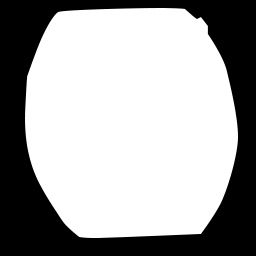
#> input picture eye_mask.png, 256 x 256 px
$ python main3.py ..
#> lines starting #> are read from the running program, lines starting #| are printed output that depends on the picture; after the words box and inside, x2 and y2 are one past the last pixel; in counts of white or black regions, pixels touching at a corner belong together
#> in main, orig_img is the input picture: shape (256, 256, 3); min 0, max 255, mean 163.8
#> in main, `ycrcb_img = cv2.cvtColor(orig_img, cv2.COLOR_BGR2YCrCb)`: ycrcb_img: shape (256, 256, 3); mean of channels 0, 1, 2 163.8, 128, 128
#> in plot_histogram, `histr = cv2.calcHist([img],[0],None,[256],[0,256])`: histr = 256 values, max 41659 at index 255, min 0 at index 45, mean 256
#> in plot_histogram, `plt.show()`:
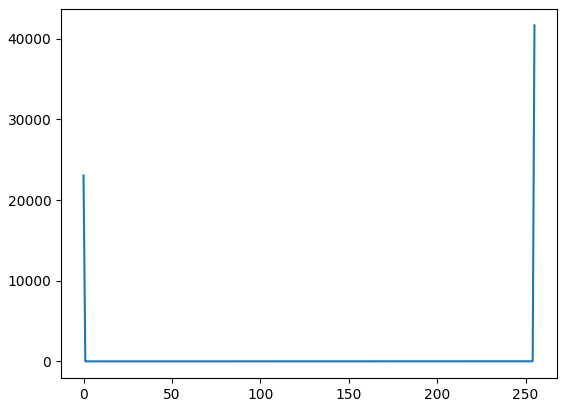
#> figure drawn by matplotlib, 1 panel; curve peaks at x = 255, y = 41659
'''
Your program must contain an argument parser in the main script that allows a directory containing images to be specified. I should be able to run your program in the following way:
python main.py image-processing-files/test_images/
from which it will cycle through the images in the specified directory, perform all the processing and save the images without
 changing the filenames in a directory called “results”.

The contents of this directory will also be a part of your submission.
'''

import argparse
import os
import cv2
import numpy as np
from matplotlib import pyplot as plt
from skimage.restoration import inpaint
import math


def add_in_painting(img):
    mask = cv2.imread("inpaint_mask.jpg", cv2.IMREAD_GRAYSCALE)
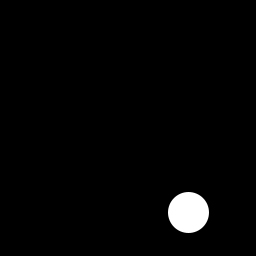
#> input picture inpaint_mask.jpg, 256 x 256 px, found by its file name
#> mask is the input picture: shape (256, 256); min 0, max 255, mean 5.1

    img = img.astype(np.uint8)
    mask = mask.astype(np.uint8)

    img_result = inpaint.inpaint_biharmonic(img, mask, channel_axis=-1)
    # scale the image to 0-255
    img_result = (img_result * 255).astype(np.uint8)
    # convert img_result to uint8

    img = cv2.inpaint(img,mask,3,cv2.INPAINT_NS)

    return img

def main():
    print("hello world")
    # Parse arguments
    parser = argparse.ArgumentParser()
    parser.add_argument("path", help="Path to the directory containing the images to be processed")
    args = parser.parse_args()

    # Get list of files in the directory
    files = os.listdir(args.path)
    if ".DS_Store" in files:
        files.remove(".DS_Store")


    # Create a directory to store the results
    # if it exists, overwrite it
    if os.path.exists("Results"):
        # recursively remove the directory called results
        for file in os.listdir("Results"):
            os.remove("Results/" + file)
        os.rmdir("Results")

    os.makedirs("Results")

    # Process each image
    for file in files:
        # Read image
        print("Processing image: ", file)
        try:
            # if the file ends in .png, .jpg, or .jpeg, then process it
            if file.endswith(".png") or file.endswith(".jpg") or file.endswith(".jpeg"):
                orig_img = cv2.imread(args.path + "/" + file)
                ycrcb_img = cv2.cvtColor(orig_img, cv2.COLOR_BGR2YCrCb)
                plot_histogram(ycrcb_img)
                img = add_in_painting(orig_img)
                show_image(img, "inpainting")
                # look at the brightness distribution and see if it is skewed
                # if it is skewed, then automatically apply a gamma correction
                # to the image

                #img = gamma_correction(img, 0.8)
                img = remove_salt_pepper_noise(img)
                show_image(img, "salt and pepper")

                img = clahe(img, 1, (3,3))

                show_image(img , "img1")

                #img = remove_noise(img)


                #img = fix_perspective(img)

                # add slight sharpening


                show_image(img, "final image")

                if cv2.waitKey(0) & 0xFF == ord('q'):
                    break
                cv2.imwrite("Results/" + file, img)


        # print exception and continue
        except Exception as e:
            print("Exception: ", e)
            continue


def brightness_correction(img):
    return

def remove_salt_pepper_noise(img):
    eye_mask = cv2.imread("eye_mask.png", cv2.IMREAD_GRAYSCALE)
#> eye_mask: shape (256, 256); min 0, max 255, mean 163.8
    img = cv2.bitwise_and(img, img, mask=eye_mask)

    #show_image(img, "original image")

    # convert to ycrcb
    ycrcb_img = cv2.cvtColor(img, cv2.COLOR_BGR2YCrCb)
#> ycrcb_img: shape (256, 256, 3); mean of channels 0, 1, 2 163.7, 128, 128

    #display the brightness channel
    #show_image(ycrcb_img[:,:,0], "brightness channel")
    # for all brightness values less than 100, make a mask that includes them
    # but also also is in the eye_mask
    mask = cv2.inRange(ycrcb_img[:,:,0], 0, 25)
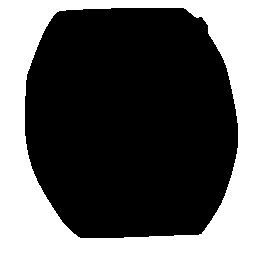
#> mask: shape (256, 256); 35.4% white; 1 white region, box (x1, y1, x2, y2) and area: (0, 0, 256, 256) 23167


    mask = cv2.bitwise_and(mask, eye_mask)
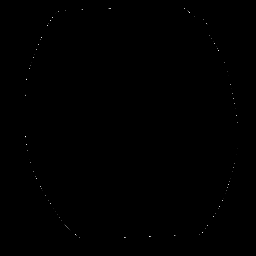
#> mask: shape (256, 256); min 0, max 25, mean 0; drawn with min black and max white
    # display the mask to make sure it is correct
    #show_image(mask, "mask")

    # paint anything in that mask using inpainting
    img = cv2.inpaint(img,mask,10,cv2.INPAINT_NS)
    #img = inpaint.inpaint_biharmonic(img, mask, channel_axis=-1)
    # scale the image to 0-255
    #img = (img * 255).astype(np.uint8)
    return img

def show_image(img, name="image"):
    #cv2.imshow(name, img)
    return


def plot_histogram(img):
    histr = cv2.calcHist([img],[0],None,[256],[0,256])
    plt.plot(histr)
    plt.show()
    '''
        #https://docs.opencv.org/3.4/d1/db7/tutorial_py_histogram_begins.html
    color = ('b','g','r')
    for i,col in enumerate(color):
        histr = cv2.calcHist([img],[i],None,[256],[0,256])
        plt.plot(histr,color = col)
        plt.xlim([0,256])
    plt.show()

        '''


    return


# [91 lines left out: functions adjust_gamma, exponential_transform, gamma_correction, fix_perspective, remove_noise, logarithmic_transform and 1 more, not called in this run]

def clahe(img, clipLimit=1, tileGridSize=(8, 8)):
#> called with clipLimit = 1, tileGridSize = (3, 3)
    ycrcb_img = cv2.cvtColor(img, cv2.COLOR_BGR2YCrCb)
#> ycrcb_img: shape (256, 256, 3); mean of channels 0, 1, 2 163.9, 128, 128
    clahe = cv2.createCLAHE(clipLimit, tileGridSize)
    ycrcb_img[:, :, 0] = clahe.apply(ycrcb_img[:, :, 0])
#> ycrcb_img: shape (256, 256, 3); mean of channels 0, 1, 2 164.6, 128, 128
    img = cv2.cvtColor(ycrcb_img, cv2.COLOR_YCrCb2BGR)

    return img


# [116 lines left out: functions dft, create_low_pass_filter, create_butterworth_low_pass_filter, not called in this run]

if __name__ == "__main__":
    main()
#> (key q is pressed here)
